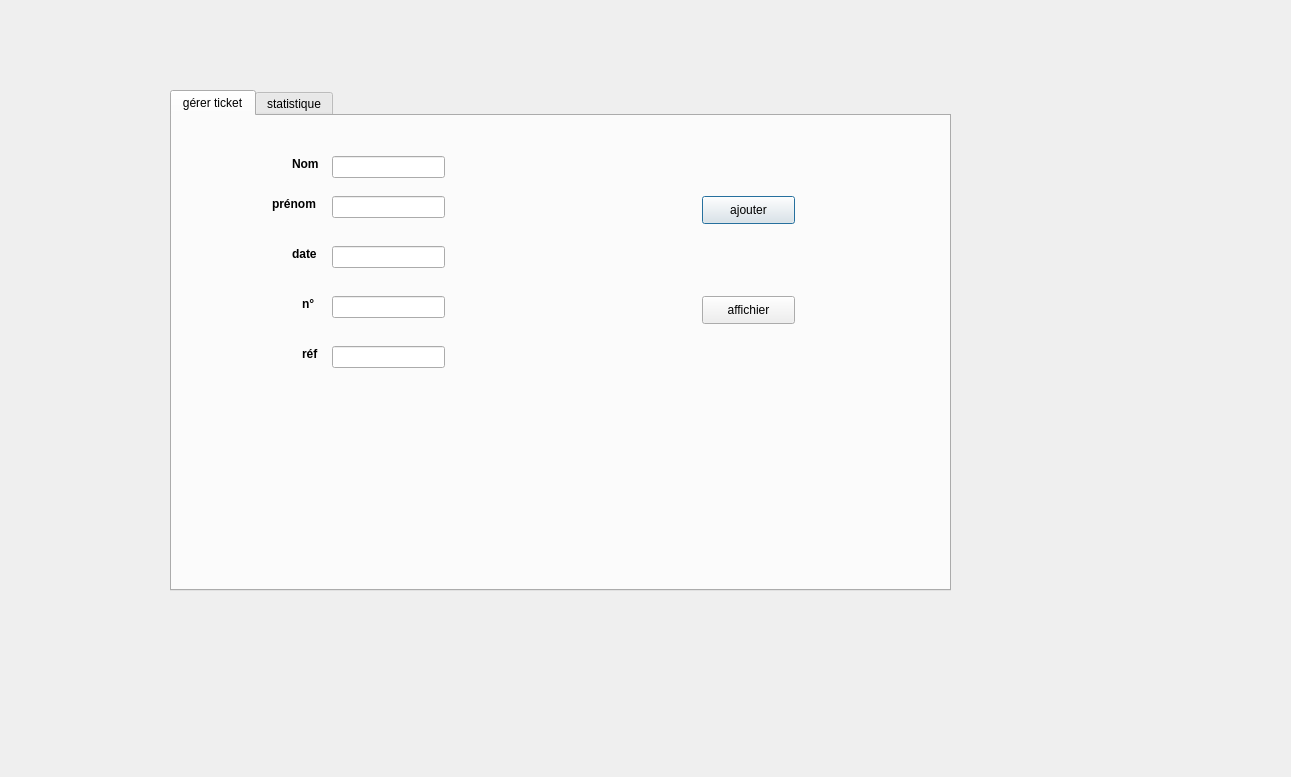
<?xml version="1.0" encoding="UTF-8"?>
<ui version="4.0">
 <class>ticket</class>
 <widget class="QDialog" name="ticket">
  <property name="geometry">
   <rect>
    <x>0</x>
    <y>0</y>
    <width>1291</width>
    <height>777</height>
   </rect>
  </property>
  <property name="windowTitle">
   <string>Dialog</string>
  </property>
  <widget class="QTabWidget" name="tabWidget">
   <property name="geometry">
    <rect>
     <x>170</x>
     <y>90</y>
     <width>781</width>
     <height>501</height>
    </rect>
   </property>
   <property name="currentIndex">
    <number>0</number>
   </property>
   <widget class="QWidget" name="tab">
    <attribute name="title">
     <string>gérer ticket</string>
    </attribute>
    <widget class="QLabel" name="label">
     <property name="geometry">
      <rect>
       <x>120</x>
       <y>40</y>
       <width>56</width>
       <height>16</height>
      </rect>
     </property>
     <property name="font">
      <font>
       <weight>75</weight>
       <bold>true</bold>
      </font>
     </property>
     <property name="text">
      <string>Nom</string>
     </property>
    </widget>
    <widget class="QLineEdit" name="lineEdit">
     <property name="geometry">
      <rect>
       <x>160</x>
       <y>80</y>
       <width>113</width>
       <height>22</height>
      </rect>
     </property>
    </widget>
    <widget class="QLineEdit" name="lineEdit_2">
     <property name="geometry">
      <rect>
       <x>160</x>
       <y>130</y>
       <width>113</width>
       <height>22</height>
      </rect>
     </property>
    </widget>
    <widget class="QLineEdit" name="lineEdit_3">
     <property name="geometry">
      <rect>
       <x>160</x>
       <y>180</y>
       <width>113</width>
       <height>22</height>
      </rect>
     </property>
    </widget>
    <widget class="QLineEdit" name="lineEdit_4">
     <property name="geometry">
      <rect>
       <x>160</x>
       <y>230</y>
       <width>113</width>
       <height>22</height>
      </rect>
     </property>
    </widget>
    <widget class="QLabel" name="label_2">
     <property name="geometry">
      <rect>
       <x>100</x>
       <y>80</y>
       <width>56</width>
       <height>16</height>
      </rect>
     </property>
     <property name="font">
      <font>
       <weight>75</weight>
       <bold>true</bold>
      </font>
     </property>
     <property name="text">
      <string>prénom</string>
     </property>
    </widget>
    <widget class="QLabel" name="label_3">
     <property name="geometry">
      <rect>
       <x>120</x>
       <y>130</y>
       <width>56</width>
       <height>16</height>
      </rect>
     </property>
     <property name="font">
      <font>
       <weight>75</weight>
       <bold>true</bold>
      </font>
     </property>
     <property name="text">
      <string>date</string>
     </property>
    </widget>
    <widget class="QLabel" name="label_4">
     <property name="geometry">
      <rect>
       <x>130</x>
       <y>180</y>
       <width>56</width>
       <height>16</height>
      </rect>
     </property>
     <property name="font">
      <font>
       <weight>75</weight>
       <bold>true</bold>
      </font>
     </property>
     <property name="text">
      <string>n°</string>
     </property>
    </widget>
    <widget class="QLabel" name="label_5">
     <property name="geometry">
      <rect>
       <x>130</x>
       <y>230</y>
       <width>56</width>
       <height>16</height>
      </rect>
     </property>
     <property name="font">
      <font>
       <weight>75</weight>
       <bold>true</bold>
      </font>
     </property>
     <property name="text">
      <string>réf</string>
     </property>
    </widget>
    <widget class="QPushButton" name="pushButton">
     <property name="geometry">
      <rect>
       <x>530</x>
       <y>80</y>
       <width>93</width>
       <height>28</height>
      </rect>
     </property>
     <property name="text">
      <string>ajouter</string>
     </property>
    </widget>
    <widget class="QPushButton" name="pushButton_2">
     <property name="geometry">
      <rect>
       <x>530</x>
       <y>180</y>
       <width>93</width>
       <height>28</height>
      </rect>
     </property>
     <property name="text">
      <string>affichier</string>
     </property>
    </widget>
    <widget class="QLineEdit" name="lineEdit_5">
     <property name="geometry">
      <rect>
       <x>160</x>
       <y>40</y>
       <width>113</width>
       <height>22</height>
      </rect>
     </property>
    </widget>
   </widget>
   <widget class="QWidget" name="tab_2">
    <attribute name="title">
     <string>statistique</string>
    </attribute>
    <widget class="QLabel" name="label_6">
     <property name="geometry">
      <rect>
       <x>30</x>
       <y>200</y>
       <width>111</width>
       <height>20</height>
      </rect>
     </property>
     <property name="font">
      <font>
       <weight>75</weight>
       <bold>true</bold>
      </font>
     </property>
     <property name="text">
      <string>ticket vendu par:</string>
     </property>
     <property name="margin">
      <number>0</number>
     </property>
     <property name="indent">
      <number>2</number>
     </property>
    </widget>
    <widget class="QFontComboBox" name="fontComboBox">
     <property name="geometry">
      <rect>
       <x>160</x>
       <y>200</y>
       <width>121</width>
       <height>21</height>
      </rect>
     </property>
     <property name="editable">
      <bool>true</bool>
     </property>
     <property name="currentText">
      <string>mois</string>
     </property>
    </widget>
   </widget>
  </widget>
 </widget>
 <resources/>
 <connections/>
</ui>
